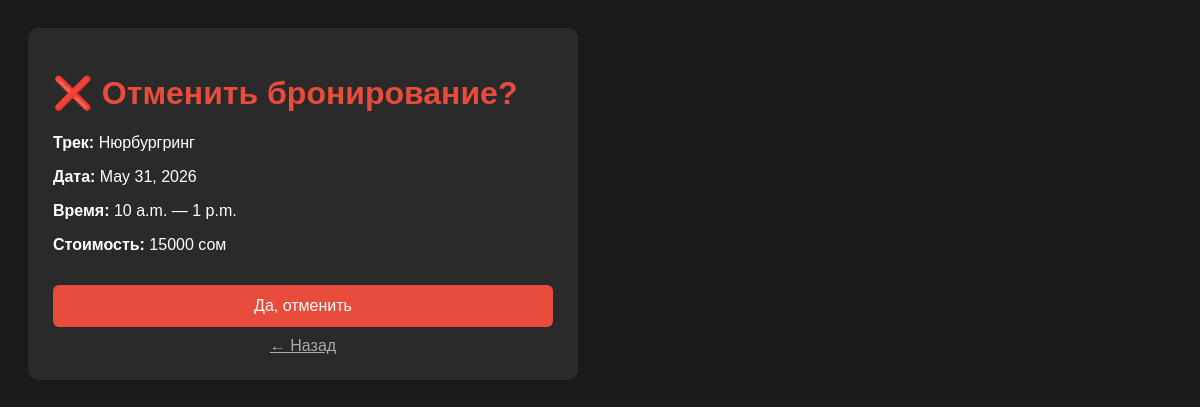
Page /bookings/cancel/1/ (signed in) on the committed database.
### bookings/models.py (models this page shows, shortened)
class Booking(models.Model):
    user = models.ForeignKey(User, on_delete=models.CASCADE)
    track = models.ForeignKey(Track, on_delete=models.CASCADE)
    date = models.DateField()
    start_time = models.TimeField()
    end_time = models.TimeField()
    total_price = models.IntegerField(default=0)
    created_at = models.DateTimeField(auto_now_add=True)

### tracks/models.py (models this page shows, shortened)
class Track(models.Model):
    name = models.CharField(max_length=100)
    description = models.TextField()
    price_per_hour = models.IntegerField(default=0)
    length_km = models.FloatField(default=0)
    image = models.ImageField(upload_to='tracks/', blank=True, null=True)

### bookings/views.py (the view)
# urls.py: path('cancel/<int:pk>/', views.booking_cancel, name='booking_cancel'),
@login_required
def booking_cancel(request, pk):
    booking = get_object_or_404(Booking, pk=pk, user=request.user)
    if request.method == 'POST':
        booking.delete()
        return redirect('my_bookings')
    return render(request, 'bookings/booking_cancel.html', {'booking': booking})

### bookings/templates/bookings/booking_cancel.html (shortened to what this page needs)
<!DOCTYPE html>
<html>
<head>
</head>
<body>
    <div class="card">
        <h1>❌ Отменить бронирование?</h1>
        <p><b>Трек:</b> {{ booking.track.name }}</p>
        <p><b>Дата:</b> {{ booking.date }}</p>
        <p><b>Время:</b> {{ booking.start_time }} — {{ booking.end_time }}</p>
        <p><b>Стоимость:</b> {{ booking.total_price }} сом</p>
        <form method="POST">
            <button class="btn-cancel" type="submit">Да, отменить</button>
        </form>
        <a href="/bookings/my/">← Назад</a>
    </div>
</body>
</html>

### bookings/templates/bookings/booking_cancel.html (style rules this page uses)
body { font-family: Arial; background: #1a1a1a; color: white; padding: 20px; }
.card { background: #2a2a2a; padding: 25px; border-radius: 10px; max-width: 500px; }
h1 { color: #e74c3c; }
.btn-cancel { padding: 12px 25px; background: #e74c3c; color: white; border: none; border-radius: 6px; cursor: pointer; font-size: 16px; width: 100%; margin-top: 15px; }
a { color: #aaa; display: block; text-align: center; margin-top: 10px; }

### rows in the picture
Booking: track.name "Нюрбургринг", date "May 31, 2026", start_time "10 a.m.", end_time "1 p.m.", total_price "15000"
